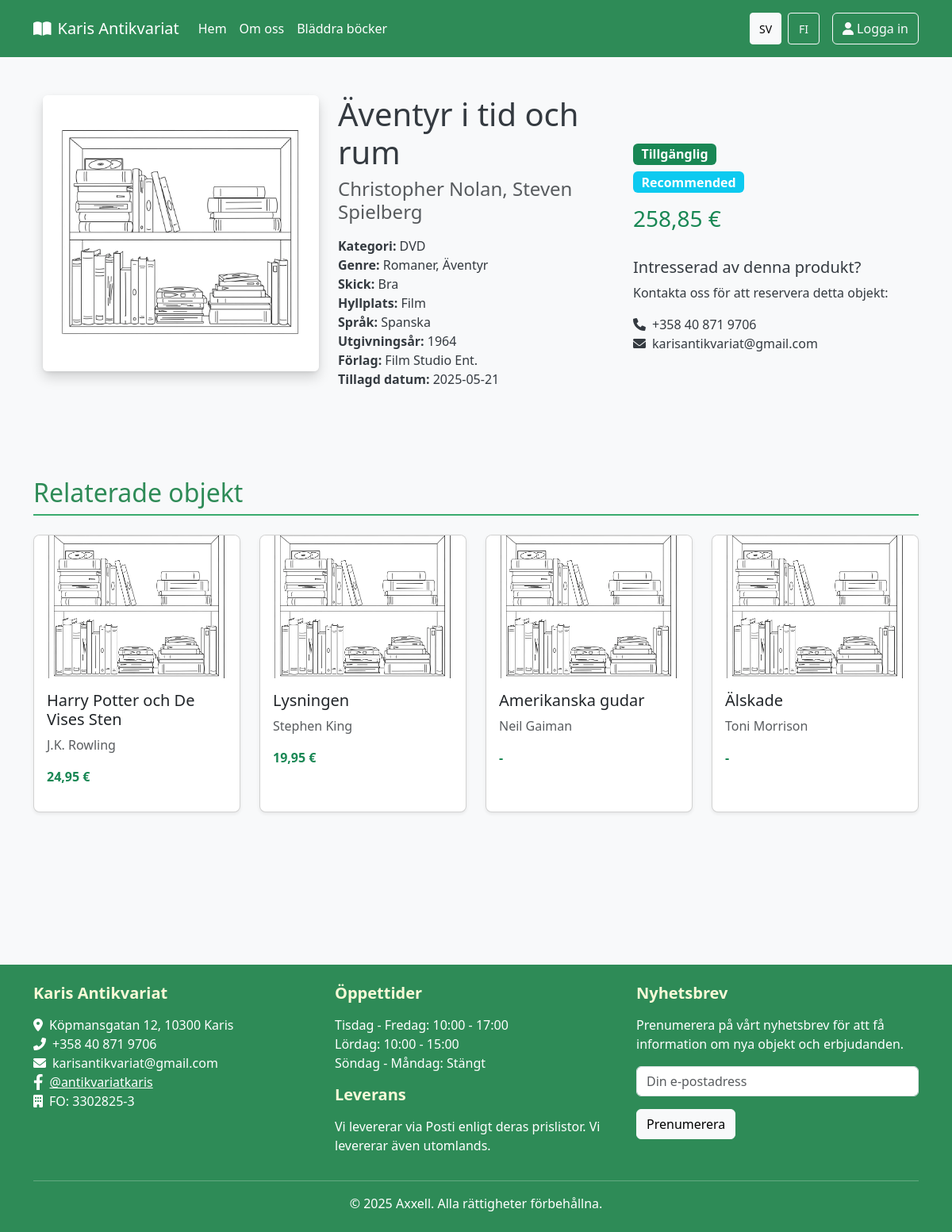
/singleproduct.php?id=70, run on the app's committed database.
### tables this page shows
CREATE TABLE `product` (
  `prod_id` int NOT NULL AUTO_INCREMENT,
  `title` varchar(255) NOT NULL,
  `status` int DEFAULT NULL,
  `shelf_id` int DEFAULT NULL,
  `category_id` int DEFAULT NULL,
  `price` decimal(10,2) DEFAULT NULL,
  `condition_id` int DEFAULT NULL,
  `notes` text,
  `internal_notes` text,
  `year` int DEFAULT NULL,
  `publisher` varchar(100) DEFAULT NULL,
  `special_price` tinyint(1) DEFAULT NULL COMMENT 'Om produkten är på rea: 1 = Ja, 0 = Nej',
  `recommended` tinyint(1) DEFAULT NULL COMMENT 'Om produkten är rekommenderad: 1 = Ja, 0 = Nej	',
  `rare` tinyint(1) DEFAULT '0',
  `date_added` datetime DEFAULT CURRENT_TIMESTAMP,
  `language_id` int DEFAULT NULL,
  PRIMARY KEY (`prod_id`),
  KEY `shelf_id` (`shelf_id`),
  KEY `category_id` (`category_id`),
  KEY `condition_id` (`condition_id`),
  KEY `idx_product_status` (`status`),
  KEY `fk_product_language` (`language_id`),
  CONSTRAINT `fk_product_language` FOREIGN KEY (`language_id`) REFERENCES `language` (`language_id`),
  CONSTRAINT `product_ibfk_1` FOREIGN KEY (`shelf_id`) REFERENCES `shelf` (`shelf_id`),
  CONSTRAINT `product_ibfk_2` FOREIGN KEY (`category_id`) REFERENCES `category` (`category_id`),
  CONSTRAINT `product_ibfk_3` FOREIGN KEY (`condition_id`) REFERENCES `condition` (`condition_id`),
  CONSTRAINT `product_ibfk_4` FOREIGN KEY (`status`) REFERENCES `status` (`status_id`)
);

CREATE TABLE `category` (
  `category_id` int NOT NULL AUTO_INCREMENT,
  `category_sv_name` varchar(100) NOT NULL,
  `category_fi_name` varchar(100) NOT NULL,
  PRIMARY KEY (`category_id`),
  UNIQUE KEY `category_name` (`category_sv_name`)
);

CREATE TABLE `status` (
  `status_id` int NOT NULL AUTO_INCREMENT,
  `status_sv_name` varchar(50) NOT NULL,
  `status_fi_name` varchar(50) NOT NULL,
  PRIMARY KEY (`status_id`),
  UNIQUE KEY `status_name` (`status_sv_name`)
);

### includes/routes.php (called while the page is built, shortened)
<?php
class Routes {
    private static $basePath = '';
    public static function init($basePath) {
        self::$basePath = $basePath;
    }
    public static function asset($type, $file) {
        return self::$basePath . '/assets/' . $type . '/' . $file;
    }
}
function asset($type, $file) {
    return Routes::asset($type, $file);
}

### includes/functions.php (called while the page is built, shortened)
<?php
function safeEcho($value) {
    return ($value !== null) ? htmlspecialchars($value) : '';
}
?>

### init.php (called while the page is built, shortened)
<?php
$include_base = __DIR__;
require_once $include_base . '/includes/functions.php';
require_once $include_base . '/includes/ui.php';
require_once $include_base . '/includes/Formatter.php';
$language = isset($_SESSION['language']) ? $_SESSION['language'] : 'sv';
if (function_exists('loadLanguageStrings')) {
    $strings = loadLanguageStrings($language);
}
if (class_exists('Formatter')) {
    $formatter = new Formatter($language === 'fi' ? 'fi_FI' : 'sv_SE');
}

### includes/ui.php (called while the page is built, shortened)
<?php
function loadLanguageStrings($language) {
    $langFile = 'languages/' . $language . '.php';
    if (file_exists($langFile)) {
        return $lang_strings;
    } else {
        include 'languages/sv.php';
        return $lang_strings;
    }
}
?>

### includes/Formatter.php (called while the page is built, shortened)
<?php
class Formatter {
    public function __construct(string $locale = 'sv_SE') {
        $this->locale = $locale;
    }
    public function formatCurrency($amount, string $currency = '€'): string {
        if ($amount === null) {
            return '-';
        }
        return number_format((float)$amount, 2, ',', ' ') . ' ' . $currency;
    }
    public function formatDate($date, string $format = 'Y-m-d'): string {
        return date($format, strtotime($date));
    }
    public function formatPrice($price): string {
        return $this->formatCurrency($price);
    }
}
?>

### singleproduct.php (the view, shortened to what this page needs)
<?php
require_once 'init.php';
$productId = isset($_GET['id']) ? (int)$_GET['id'] : 0;
function getProductById($productId) {
    global $pdo, $language;
    $categoryNameField = ($language === 'fi') ? 'cat.category_fi_name' : 'cat.category_sv_name';
    $shelfNameField = ($language === 'fi') ? 'sh.shelf_fi_name' : 'sh.shelf_sv_name';
    $statusNameField = ($language === 'fi') ? 's.status_fi_name' : 's.status_sv_name';
    $conditionNameField = ($language === 'fi') ? 'con.condition_fi_name' : 'con.condition_sv_name' ;
    $languageNameField = ($language === 'fi') ? 'lang.language_fi_name' : 'lang.language_sv_name';
    try {
        $sql = "SELECT
        p.prod_id,
        p.title,
        p.status,
        p.shelf_id,
        p.category_id,
        p.price,
        p.condition_id,
        p.notes,
        p.internal_notes,
        p.year,
        p.publisher,
        p.special_price,
        p.rare,
        p.recommended,
        p.date_added,
        p.language_id,
        {$statusNameField} as status_name,
        s.status_id,
        {$categoryNameField} as category_name,
        IFNULL({$shelfNameField}, '') as shelf_name,
        IFNULL({$conditionNameField}, '') as condition_name,
        IFNULL(con.condition_code, '') as condition_code,
        IFNULL({$languageNameField}, '') as language_name
    FROM
        product p
    JOIN category cat ON p.category_id = cat.category_id
    JOIN `status` s ON p.status = s.status_id
    LEFT JOIN shelf sh ON p.shelf_id = sh.shelf_id
    LEFT JOIN `condition` con ON p.condition_id = con.condition_id
    LEFT JOIN `language` lang ON p.language_id = lang.language_id
    WHERE
        p.prod_id = :productId";
        $stmt = $pdo->prepare($sql);
        $stmt->bindParam(':productId', $productId, PDO::PARAM_INT);
        $stmt->execute();
        $product = $stmt->fetch(PDO::FETCH_OBJ);
        if ($product) {
            $authorSql = "SELECT a.author_id, a.author_name
                         FROM author a
                         JOIN product_author pa ON a.author_id = pa.author_id
                         WHERE pa.product_id = :productId";
            $authorStmt = $pdo->prepare($authorSql);
            $authorStmt->bindParam(':productId', $productId, PDO::PARAM_INT);
            $authorStmt->execute();
            $authors = $authorStmt->fetchAll(PDO::FETCH_OBJ);
            $product->authors = $authors;
            $authorNames = array_map(function($author) {
                return $author->author_name;
            }, $authors);
            $product->author_names = !empty($authorNames) ? implode(', ', $authorNames) : '';
            $genreSql = "SELECT g.genre_id, " .
                       ($language === 'fi' ? 'g.genre_fi_name' : 'g.genre_sv_name') . " as genre_name
                       FROM genre g
                       JOIN product_genre pg ON g.genre_id = pg.genre_id
                       WHERE pg.product_id = :productId";
            $genreStmt = $pdo->prepare($genreSql);
            $genreStmt->bindParam(':productId', $productId, PDO::PARAM_INT);
            $genreStmt->execute();
            $genres = $genreStmt->fetchAll(PDO::FETCH_OBJ);
            $product->genres = $genres;
            $product->genre_ids_array = array_map(function($genre) {
                return $genre->genre_id;
            }, $genres);
            $product->genre_names_array = array_map(function($genre) {
                return $genre->genre_name;
            }, $genres);
        }
        return $product;
    } catch (PDOException $e) {
        error_log("Database error in getProductById: " . $e->getMessage());
        error_log("SQL query: " . $sql);
        return null;
    }
}
function getRelatedProducts($productId, $categoryId, $genreIds, $limit = 4) {
    global $pdo, $language;
    try {
        $genreIdList = implode(',', array_map('intval', $genreIds));
        $categoryNameField = ($language === 'fi') ? 'c.category_fi_name' : 'c.category_sv_name';
        $sql = "SELECT DISTINCT
                    p.prod_id,
                    p.title,
                    p.price,
                    p.special_price,
                    p.rare,
                    p.recommended,
                    {$categoryNameField} as category_name,
                    (SELECT GROUP_CONCAT(a.author_name SEPARATOR ', ')
                     FROM product_author pa
                     JOIN author a ON pa.author_id = a.author_id
                     WHERE pa.product_id = p.prod_id) as author_names
                FROM
                    product p
                JOIN
                    category c ON p.category_id = c.category_id
                LEFT JOIN
                    product_genre pg ON p.prod_id = pg.product_id
                WHERE
                    p.prod_id != :productId
                    AND p.status = 1 -- Only available products
                    AND (
                        p.category_id = :categoryId
                        OR pg.genre_id IN ($genreIdList)
                    )
                GROUP BY
                    p.prod_id
                LIMIT :limit";
        $stmt = $pdo->prepare($sql);
        $stmt->bindParam(':productId', $productId, PDO::PARAM_INT);
        $stmt->bindParam(':categoryId', $categoryId, PDO::PARAM_INT);
        $stmt->bindParam(':limit', $limit, PDO::PARAM_INT);
        $stmt->execute();
        return $stmt->fetchAll(PDO::FETCH_OBJ);
    } catch (PDOException $e) {
        error_log("Database error in getRelatedProducts: " . $e->getMessage());
        return [];
    }
}
$product = getProductById($productId);
$relatedProducts = [];
if (!empty($product->genre_ids_array)) {
    $relatedProducts = getRelatedProducts($productId, $product->category_id, $product->genre_ids_array);
}
$formattedPrice = $formatter->formatPrice($product->price);
$formattedDate = $formatter->formatDate($product->date_added);
$statusClass = '';
switch ($product->status_id) {
    case 1:
        $statusClass = 'bg-success';
        break;
}
include 'templates/header.php';
?>
<div class="container my-5 pb-5">
    <div class="row">
        <div class="row mb-5">
            <div class="col-md-4 mb-4 mb-md-0">
                <div class="item-image-container">
                    <?php
                    $imagePath = 'uploads/products/' . $product->prod_id . '.jpg';
                    $defaultImage = asset('images', 'default_antiqe_image.webp');
                    if ($product->category_id == 5) {
                        $defaultImage = asset('images', 'default_antiqe_image.webp');
                    } elseif ($product->category_id == 6) {
                        $defaultImage = asset('images', 'default_antiqe_image.webp');
                    } elseif ($product->category_id == 7) {
                        $defaultImage = asset('images', 'default_antiqe_image.webp');
                    } elseif ($product->category_id == 8) {
                        $defaultImage = asset('images', 'default_antiqe_image.webp');
                    }
                    $imageToShow = file_exists($imagePath) ? $imagePath : $defaultImage;
                    ?>
                    <img src="<?php echo $imageToShow; ?>" alt="<?php echo safeEcho($product->title); ?>" class="img-fluid rounded shadow" id="item-image">
                </div>
            </div>
            <div class="col-md-4 item-details">
                <div>
                    <h1 class="mb-2" id="item-title"><?php echo safeEcho($product->title); ?></h1>
                    <h4 class="text-muted mb-3" id="item-author"><?php echo safeEcho($product->author_names); ?></h4>
                </div>
                <ul class="list-unstyled">
                    <li><strong><?php echo $strings['category']; ?>:</strong> <span id="item-category"><?php echo safeEcho($product->category_name); ?></span></li>
                    <?php if (!empty($product->genre_names_array)): ?>
                    <li><strong><?php echo $strings['genre']; ?>:</strong> <span id="item-genre"><?php echo safeEcho(implode(', ', $product->genre_names_array)); ?></span></li>
                    <?php endif; ?>
                    <li><strong><?php echo $strings['condition']; ?>:</strong> <span id="item-condition"><?php echo safeEcho($product->condition_name); ?></span></li>
                    <li><strong><?php echo $strings['shelf']; ?>:</strong> <span id="item-shelf"><?php echo safeEcho($product->shelf_name); ?></span></li>
                    <?php if (!empty($product->language_name)): ?>
                    <li><strong><?php echo $strings['language']; ?>:</strong> <span id="item-language"><?php echo safeEcho($product->language_name); ?></span></li>
                    <?php endif; ?>
                    <?php if (!empty($product->year)): ?>
                    <li><strong><?php echo $strings['year']; ?>:</strong> <span id="item-year"><?php echo safeEcho($product->year); ?></span></li>
                    <?php endif; ?>
                    <?php if (!empty($product->publisher)): ?>
                    <li><strong><?php echo $strings['publisher']; ?>:</strong> <span id="item-publisher"><?php echo safeEcho($product->publisher); ?></span></li>
                    <?php endif; ?>
                    <li><strong><?php echo $strings['date_added']; ?>:</strong> <span id="item-date"><?php echo $formattedDate; ?></span></li>
                </ul>
            </div>
            <div class="col-md-4 item-price-status">
                <div class="price-container">
                    <span class="badge <?php echo $statusClass; ?> fs-6" id="item-status"><?php echo safeEcho($product->status_name); ?></span>
                    <?php if ($product->recommended): ?>
                        <span class="badge bg-info fs-6 mt-2 d-block"><?php echo $strings['recommended'] ?? 'Recommended'; ?></span>
                    <?php endif; ?>
                    <h3 class="text-success mt-3" id="item-price"><?php echo $formattedPrice; ?></h3>
                </div>
                <div class="mt-4">
                    <h5><?php echo $strings['interested_product']; ?></h5>
                    <?php if ($product->status_id == 1):  ?>
                    <p><?php echo $strings['contact_to_reserve']; ?></p>
                    <ul class="list-unstyled">
                        <li><i class="fas fa-phone me-2"></i>+358 40 871 9706</li>
                        <li><i class="fas fa-envelope me-2"></i>karisantikvariat@gmail.com</li>
                    </ul>
                    <?php elseif ($product->status_id == 2):  ?>
                    <p><?php echo $strings['product_sold']; ?></p>
                    <?php elseif ($product->status_id == 3):  ?>
                    <p><?php echo $strings['product_reserved']; ?></p>
                    <?php else:  ?>
                    <p><?php echo $strings['product_unavailable']; ?></p>
                    <?php endif; ?>
                </div>
            </div>
        </div>
<?php if (!empty($relatedProducts)): ?>
<div class="col-12">
    <section class="my-5">
        <h2 class="mb-4"><?php echo $strings['related_items']; ?></h2>
        <div class="row row-cols-1 row-cols-md-2 row-cols-lg-4 g-4" id="related-items">
            <?php foreach ($relatedProducts as $relatedProduct): ?>
            <div class="col">
                <div class="card h-100">
                    <div class="d-none d-md-block">
                        <?php
                        $relatedImagePath = 'uploads/products/' . $relatedProduct->prod_id . '.jpg';
                        $relatedDefaultImage = asset('images', 'default_antiqe_image.webp');
                        $relatedImageToShow = file_exists($relatedImagePath) ? $relatedImagePath : $relatedDefaultImage;
                        ?>
                        <img src="<?php echo $relatedImageToShow; ?>" class="card-img-top" style="height: 180px; object-fit: cover;" alt="<?php echo safeEcho($relatedProduct->title); ?>">
                        <div class="card-body">
                            <h5 class="card-title"><?php echo safeEcho($relatedProduct->title); ?></h5>
                            <p class="card-text text-muted">
                                <?php echo safeEcho($relatedProduct->author_names); ?>
                            </p>
                            <p class="text-success fw-bold"><?php echo $formatter->formatPrice($relatedProduct->price); ?></p>
                        </div>
                    </div>
                </div>
            </div>
            <?php endforeach; ?>
        </div>
    </section>
</div>
<?php endif; ?>
    </div>
</div>
<?php
include 'templates/footer.php';
?>

### data on the page
product: title "Äventyr i tid och rum", category.category_sv_name "DVD", year "1964", publisher "Film Studio Ent.", date_added "2025-05-21", status.status_sv_name "Tillgänglig", price "258,85 €"
product: title "Harry Potter och De Vises Sten", author_names "J.K. Rowling", price "24,95 €"
product: title "Lysningen", author_names "Stephen King", price "19,95 €"
product: title "Amerikanska gudar", author_names "Neil Gaiman", price "-"
product: title "Älskade", author_names "Toni Morrison", price "-"

### other printed values
$strings['menu_home'] "Hem"
$strings['menu_about'] "Om oss"
$strings['menu_browse'] "Bläddra böcker"
$strings['login'] "Logga in"
safeEcho($product->author_names) "Christopher Nolan, Steven Spielberg"
$strings['category'] "Kategori"
$strings['genre'] "Genre"
safeEcho(implode(', ', $product->genre_names_array)) "Romaner, Äventyr"
$strings['condition'] "Skick"
safeEcho($product->condition_name) "Bra"
$strings['shelf'] "Hyllplats"
safeEcho($product->shelf_name) "Film"
$strings['language'] "Språk"
safeEcho($product->language_name) "Spanska"
$strings['year'] "Utgivningsår"
